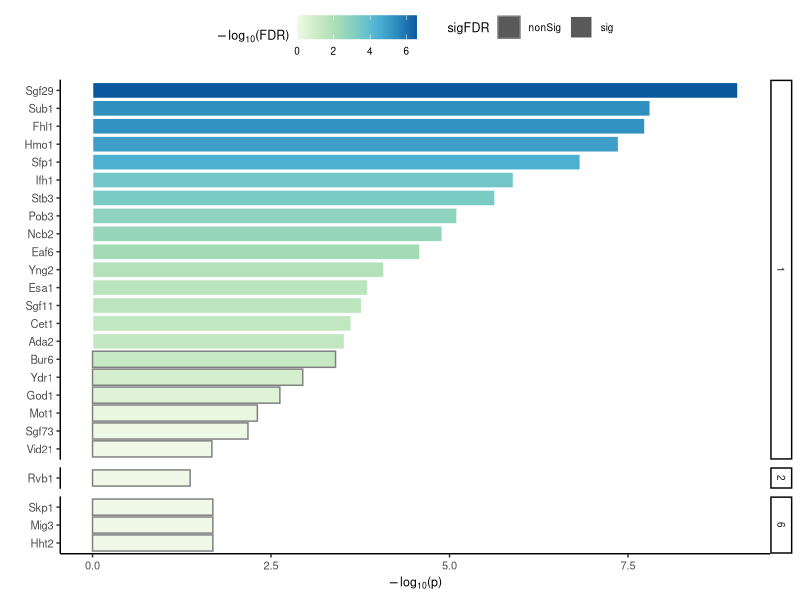

Reproduce this figure in R.
rm(list = ls())
library(tidyverse)

# plot results from my TF enrichment
# upload annotation (manually created labels)
annot = read.csv("data/analysis/heatmap_clusters/TF_enrichment/sigP_TFenrichment_labels.csv")
# upload results of significant TF target enrichment (Yeats Epigeneome database gene targets): 
#these were generated with "fig5_heatmapClusters_TFenrichment.R"
sigRes = read.csv("data/analysis/heatmap_clusters/TF_enrichment/sigP_TFenrichment.csv")
plotRes = sigRes %>% 
  dplyr::select(TF, p, cluster, logFDR, FDR) %>% 
  mutate(cluster = as.character(cluster)) %>% 
  mutate(TF = str_to_title(TF)) %>% 
  mutate(logP = -log10(p)) %>% 
  mutate(sigFDR = ifelse(FDR < 0.05, "sig", "nonSig")) %>% 
  inner_join(annot) %>% 
  dplyr::filter(label1 != "Pol II" & !startsWith(label1, "TF") & label1 != "TBP")

p = ggplot(plotRes, 
           aes(y = reorder(TF, logP), 
                        x = logP, fill = logFDR, color = sigFDR))
p + geom_bar(stat= "identity") +
  theme_classic() +
  #theme(axis.text.x = element_text(angle = 45, vjust = 0.5, hjust=1))+
  scale_fill_distiller(palette = "GnBu", direction = 1, na.value = "grey80",
                       name = expression(paste(-log[10],"(FDR)"))) +
  ylab("")+
  xlab(expression(paste(-log[10],"(p)"))) +
  theme(panel.background = element_rect(fill = "transparent"), # bg of the panel
        plot.background = element_rect(fill = "transparent", color = NA),
        text = element_text(size=9),
        axis.text=element_text(size=8), legend.position = "top") + 
  facet_grid(rows = vars(cluster), scales = "free_y", space = "free_y") +
  scale_color_manual(values = c("grey50", "white"))
#ggsave("figures/panels/fig5/myTFenrichment_clusters.pdf", width = 5, height = 10, units = "cm")
#ggsave("figures/panels/fig5/myTFenrichment_clusters_legend.pdf", width = 10, height = 10, units = "cm")

